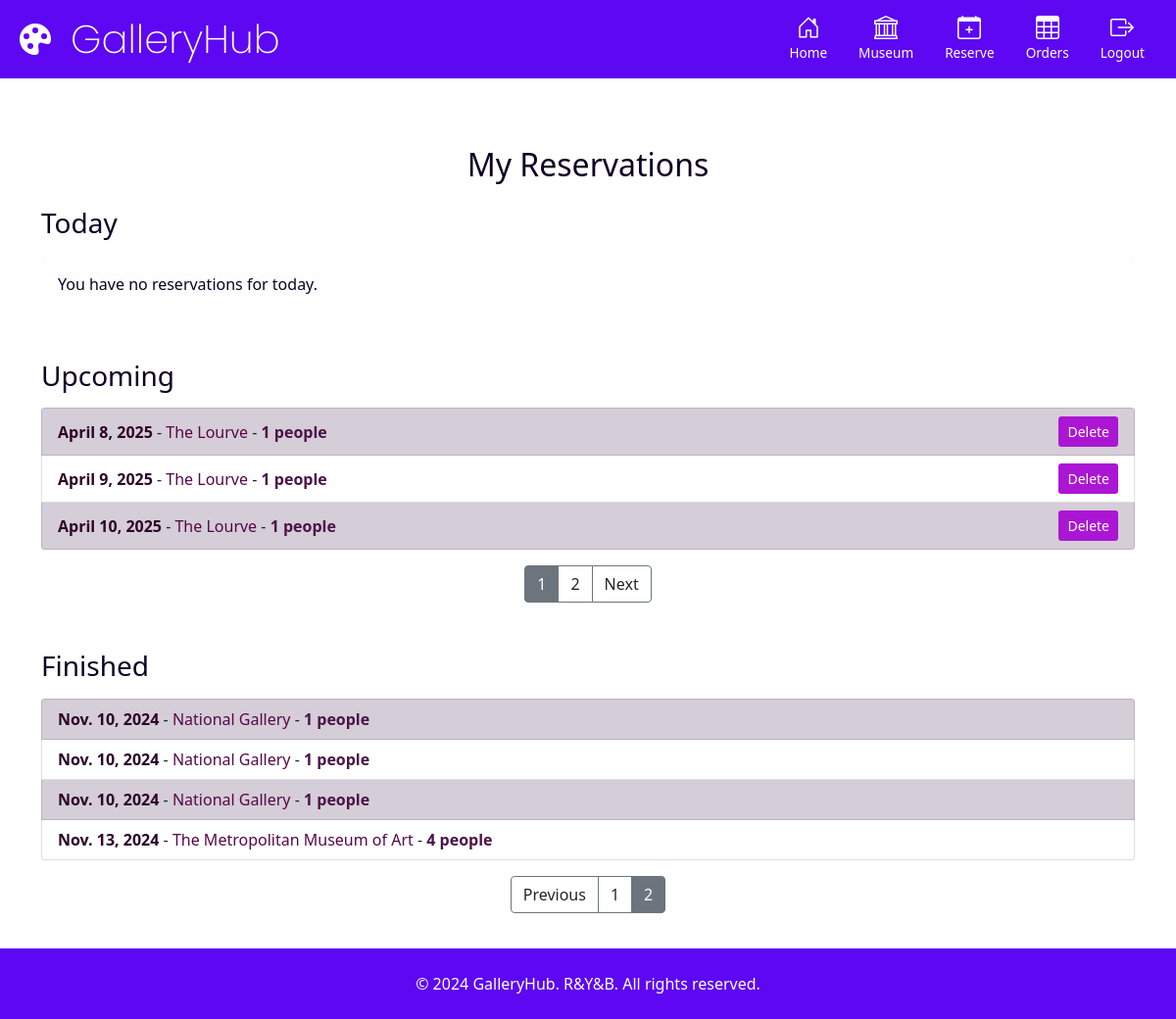
/reservation/myreservations/?finished_page=2 (signed in), run on an earlier commit of the app's database.
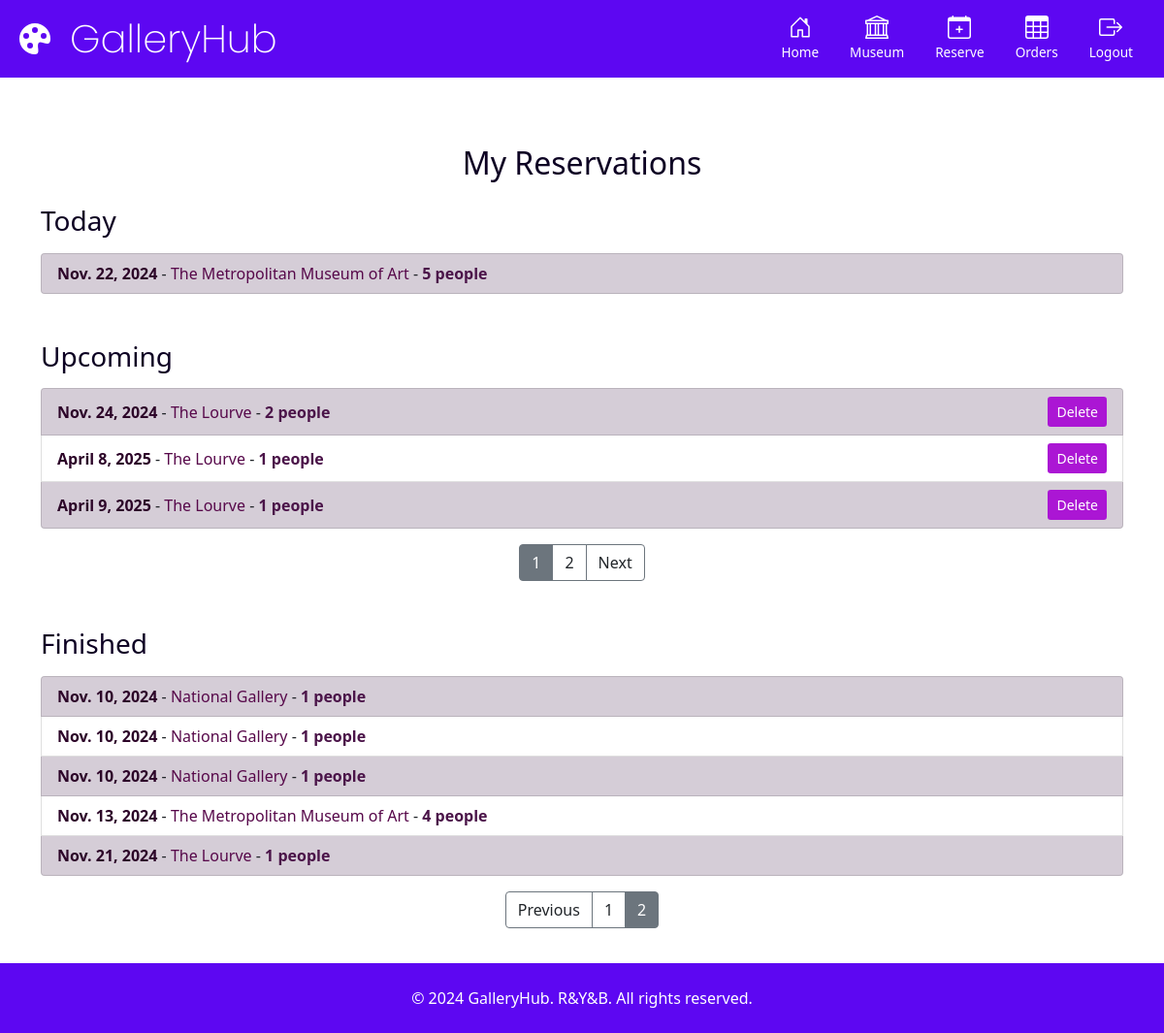
And on a later commit of the database.
### core/models.py (models this page shows, shortened)
class ReservationOrder(models.Model):
    id = models.UUIDField(primary_key=True, default=uuid.uuid4, editable=False)
    user_name =  models.ForeignKey(CustomUser, on_delete=models.CASCADE, related_name="reservation")
    gallery = models.ForeignKey(Gallery, on_delete=models.CASCADE, related_name="reservation")
    created_time = models.TimeField(auto_now_add=True)
    order_date = models.DateField()
    num_people = models.PositiveIntegerField(
        default=1,
        validators=[MinValueValidator(1), MaxValueValidator(5)]
    )

class Gallery(models.Model):
    gallery_name = models.CharField(max_length=300, primary_key=True)
    location = models.CharField(max_length=50)
    description = models.TextField(default="gallery description")
    image = models.ImageField(upload_to='img/gallery', default='img/gallery/default.jpg')
    visitor_capacity = models.IntegerField(default=300)
    rating = models.FloatField(default=3.0)
    def __str__(self):
        return self.gallery_name

### core/views.py (the view, shortened to what this page needs)
# urls.py: path('reservation/myreservations/', views.view_my_reservation, name='my_reservation'),
@login_required
def view_my_reservation(request):
    today = date.today()
    todays_reservations = ReservationOrder.objects.filter(
        user_name=request.user,
        order_date=today
    ).order_by('order_date')
    upcoming_reservations_list = ReservationOrder.objects.filter(
        user_name=request.user,
        order_date__gt=today
    ).order_by('order_date')
    finished_reservations_list = ReservationOrder.objects.filter(
        user_name=request.user,
        order_date__lt=today
    ).order_by('order_date')
    upcoming_paginator = Paginator(upcoming_reservations_list, 3)
    finished_paginator = Paginator(finished_reservations_list, 5)
    upcoming_page_number = request.GET.get('upcoming_page')
    finished_page_number = request.GET.get('finished_page')
    upcoming_reservations = upcoming_paginator.get_page(upcoming_page_number)
    finished_reservations = finished_paginator.get_page(finished_page_number)
    return render(request, 'my_reservations.html', {
        'todays_reservations': todays_reservations,
        'upcoming_reservations': upcoming_reservations,
        'finished_reservations': finished_reservations
    })

### core/templates/my_reservations.html (shortened to what this page needs)
{% extends "base.html" %}
{% block content %}
<div class="container mt-5">
    <h2 class="text-center mb-4 text-purple">My Reservations</h2>
    <div class="mb-5">
        <h3 class="mb-3 text-purple">Today</h3>
        {% if todays_reservations %}
            <ul class="list-group">
                {% for reservation in todays_reservations %}
                    <li class="list-group-item {% cycle 'bg-light-purple' 'bg-white' %}">
                        <span class="reservation-date">{{ reservation.order_date }}</span>
                        - <span class="reservation-gallery">{{ reservation.gallery }}</span>
                        - <span class="reservation-people">{{ reservation.num_people }} people</span>
                    </li>
                {% endfor %}
            </ul>
        {% else %}
            <div class="alert alert-light text-purple" role="alert">
                You have no reservations for today.
            </div>
        {% endif %}
    </div>
    <div class="mb-5">
        <h3 class="mb-3 text-purple">Upcoming</h3>
        {% if upcoming_reservations %}
            <ul class="list-group">
                {% for reservation in upcoming_reservations %}
                    <li class="list-group-item {% cycle 'bg-light-purple' 'bg-white' %} d-flex justify-content-between align-items-center">
                        <div>
                            <span class="reservation-date">{{ reservation.order_date }}</span>
                            - <span class="reservation-gallery">{{ reservation.gallery }}</span>
                            - <span class="reservation-people">{{ reservation.num_people }} people</span>
                        </div>
                        <form method="post" style="margin: 0;">
                            <button type="submit" class="btn btn-sm btn-purple" onclick="return confirm('Are you sure you want to delete this reservation?')">Delete</button>
                        </form>
                    </li>
                {% endfor %}
            </ul>
            <nav aria-label="Upcoming Reservations Pagination" class="mt-3">
                <ul class="pagination justify-content-center">
                    {% for num in upcoming_reservations.paginator.page_range %}
                        {% if num == upcoming_reservations.number %}
                            <li class="page-item active">
                                <span class="page-link bg-secondary text-white border-secondary">{{ num }}</span>
                            </li>
                        {% else %}
                            <li class="page-item">
                                <a class="page-link text-dark border-secondary" href="?upcoming_page={{ num }}">{{ num }}</a>
                            </li>
                        {% endif %}
                    {% endfor %}
                    {% if upcoming_reservations.has_next %}
                        <li class="page-item">
                            <a class="page-link text-dark border-secondary" href="?upcoming_page={{ upcoming_reservations.next_page_number }}">Next</a>
                        </li>
                    {% endif %}
                </ul>
            </nav>
        {% else %}
            <div class="alert alert-light text-purple" role="alert">
                You have no upcoming reservations.
            </div>
        {% endif %}
    </div>
    <div>
        <h3 class="mb-3 text-purple">Finished</h3>
        {% if finished_reservations %}
            <ul class="list-group">
                {% for reservation in finished_reservations %}
                    <li class="list-group-item {% cycle 'bg-light-purple' 'bg-white' %}">
                        <span class="reservation-date">{{ reservation.order_date }}</span>
                        - <span class="reservation-gallery">{{ reservation.gallery }}</span>
                        - <span class="reservation-people">{{ reservation.num_people }} people</span>
                    </li>
                {% endfor %}
            </ul>
            <nav aria-label="Finished Reservations Pagination" class="mt-3">
                <ul class="pagination justify-content-center">
                    {% if finished_reservations.has_previous %}
                        <li class="page-item">
                            <a class="page-link text-dark border-secondary" href="?finished_page={{ finished_reservations.previous_page_number }}">Previous</a>
                        </li>
                    {% endif %}
                    {% for num in finished_reservations.paginator.page_range %}
                        {% if num == finished_reservations.number %}
                            <li class="page-item active">
                                <span class="page-link bg-secondary text-white border-secondary">{{ num }}</span>
                            </li>
                        {% else %}
                            <li class="page-item">
                                <a class="page-link text-dark border-secondary" href="?finished_page={{ num }}">{{ num }}</a>
                            </li>
                        {% endif %}
                    {% endfor %}
                </ul>
            </nav>
        {% else %}
            <div class="alert alert-light text-purple" role="alert">
                You have no finished reservations.
            </div>
        {% endif %}
    </div>
</div>
{% endblock %}

### core/templates/base.html (shortened to what this page needs)
{% load static %}
<!DOCTYPE html>
<html lang="en">
  <head>
    <link
      href="https://cdn.jsdelivr.net/npm/bootstrap@5.0.2/dist/css/bootstrap.min.css"
      rel="stylesheet"
    />
    <link rel="stylesheet" href="{% static 'css/header.css' %}" />
  </head>
  <body>
    {% include 'includes/__header.html' %}
    <main class="container-fluid">{% block content %} {% endblock %}</main>
    {% include 'includes/__footer.html' %}
  </body>
</html>

### core/templates/includes/__header.html
<header>
    <div class="px-3 py-2 bg-purple text-white">
      <div>
        <div class="d-flex flex-wrap align-items-center justify-content-center justify-content-lg-start">
            <a href="/" class="d-flex align-items-center my-2 my-lg-0 text-white text-decoration-none">
              <svg class="bi me-2" width="40" height="32" role="img" aria-label="Bootstrap">
                <use xlink:href="#paint"></use>
              </svg>
              <h1 class="mb-0 p-2" style="font-family: 'Poppins', sans-serif; font-weight: 200;">GalleryHub</h1>
            </a>
            <ul class="nav my-2 justify-content-center my-md-0 text-small ms-auto">
            <li>
              <a href="/" class="nav-link text-white hover-text-secondary">
                <svg class="bi d-block mx-auto mb-1" width="24" height="24"><use xlink:href="#home"/></svg>
                Home
              </a>
            </li>
            <li>
              <a href="{% url 'museum' %}" class="nav-link text-white hover-text-secondary">
                <svg class="bi d-block mx-auto mb-1" width="24" height="24"><use xlink:href="#bank"/></svg>
                Museum
              </a>
            </li>
            <li>
                <a href="{% url 'create_reservation' %}" class="nav-link text-white hover-text-secondary">
                  <svg class="bi d-block mx-auto mb-1" width="24" height="24"><use xlink:href="#addreservation"/></svg>
                  Reserve
                </a>
              </li>
            <li>
              <a href="{% url 'my_reservation' %}" class="nav-link text-white hover-text-secondary">
                <svg class="bi d-block mx-auto mb-1" width="24" height="24"><use xlink:href="#table"/></svg>
                Orders
              </a>
            </li>
            {% if not user.is_authenticated %}
            <li>
              <a href="{% url 'login' %}" class="nav-link text-white hover-text-secondary">
                <svg class="bi d-block mx-auto mb-1" width="24" height="24"><use xlink:href="#login"/></svg>
                Login
              </a>
            </li>
            {% else %}
            <li>
                <a href="{% url 'logout' %}" class="nav-link text-white hover-text-secondary">
                  <svg class="bi d-block mx-auto mb-1" width="24" height="24"><use xlink:href="#logout"/></svg>
                  Logout
                </a>
            </li>
            {% endif %}
          </ul>
        </div>
      </div>
    </div>
  </header>

### core/templates/includes/__footer.html (shortened to what this page needs)
<footer class="bg-purple text-white py-4 text-center">
      <p class="mb-0">&copy; 2024 GalleryHub. R&Y&B. All rights reserved.</p>
</footer>

### core/static/css/header.css (style rules this page uses)
.bi { vertical-align: -.125em; fill: currentColor; }
.text-small { font-size: 85%; }
.bg-purple { background-color: #5d07f2; }

### core/templates/base.html (style rules this page uses)
body, html { height: 100%; margin: 0; display: flex; flex-direction: column; }
main { flex: 1; display: flex; align-items: center; justify-content: center; padding: 20px; }

### core/templates/my_reservations.html (style rules this page uses)
.text-purple { color: #0d0123; }
.btn-purple { color:white; background: #ab16d4; }
.bg-light-purple { background-color: #d1c8d3e4; }
.reservation-date { color: #2c0428; font-weight: bold; }
.reservation-gallery { color: #57084a; }
.reservation-people { color: #4b1449; font-weight: bold; }

What changed in the data, as far as the page shows it:
no longer on this page (row unchanged): ReservationOrder: order_date "April 10, 2025", gallery "The Lourve", num_people "1", shown under "Upcoming"
added ReservationOrder: order_date "Nov. 22, 2024", gallery "The Metropolitan Museum of Art", num_people "5", shown under "Today"
added ReservationOrder: order_date "Nov. 24, 2024", gallery "The Lourve", num_people "2", shown under "Upcoming"
added ReservationOrder: order_date "Nov. 21, 2024", gallery "The Lourve", num_people "1", shown under "Finished"
Also different on the page:
text no longer shown: "You have no reservations for today."
